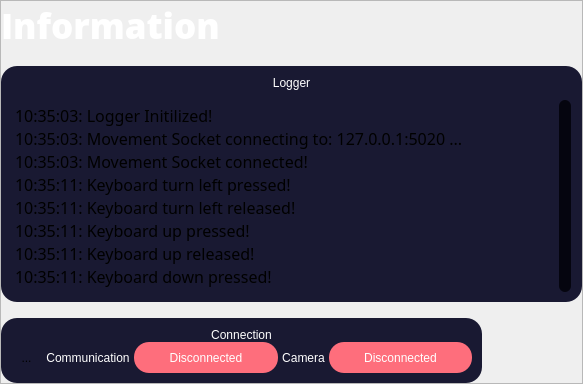
            <widget class="QFrame" name="Information_Frame">
             <property name="sizePolicy">
              <sizepolicy hsizetype="MinimumExpanding" vsizetype="Preferred">
               <horstretch>0</horstretch>
               <verstretch>0</verstretch>
              </sizepolicy>
             </property>
             <property name="minimumSize">
              <size>
               <width>583</width>
               <height>0</height>
              </size>
             </property>
             <property name="frameShape">
              <enum>QFrame::StyledPanel</enum>
             </property>
             <property name="frameShadow">
              <enum>QFrame::Raised</enum>
             </property>
             <layout class="QVBoxLayout" name="verticalLayout_11">
              <property name="spacing">
               <number>16</number>
              </property>
              <property name="leftMargin">
               <number>0</number>
              </property>
              <property name="topMargin">
               <number>0</number>
              </property>
              <property name="rightMargin">
               <number>0</number>
              </property>
              <property name="bottomMargin">
               <number>0</number>
              </property>
              <item>
               <widget class="QLabel" name="label_8">
                <property name="sizePolicy">
                 <sizepolicy hsizetype="Fixed" vsizetype="Minimum">
                  <horstretch>0</horstretch>
                  <verstretch>0</verstretch>
                 </sizepolicy>
                </property>
                <property name="font">
                 <font>
                  <family>Open Sans ExtraBold</family>
                  <pointsize>26</pointsize>
                  <weight>50</weight>
                  <italic>false</italic>
                  <bold>false</bold>
                 </font>
                </property>
                <property name="styleSheet">
                 <string notr="true">QLabel { 
color: white; 
font: 26pt  'Open Sans ExtraBold'; }</string>
                </property>
                <property name="text">
                 <string>Information</string>
                </property>
                <property name="scaledContents">
                 <bool>false</bool>
                </property>
               </widget>
              </item>
              <item>
               <widget class="QWidget" name="Logger_Widget" native="true">
                <property name="styleSheet">
                 <string notr="true">background-color: rgb(25, 25, 50);
border-radius: 16px;</string>
                </property>
                <layout class="QVBoxLayout" name="verticalLayout">
                 <property name="spacing">
                  <number>10</number>
                 </property>
                 <property name="leftMargin">
                  <number>10</number>
                 </property>
                 <property name="topMargin">
                  <number>10</number>
                 </property>
                 <property name="rightMargin">
                  <number>10</number>
                 </property>
                 <property name="bottomMargin">
                  <number>10</number>
                 </property>
                 <item alignment="Qt::AlignVCenter">
                  <widget class="QLabel" name="label_9">
                   <property name="styleSheet">
                    <string notr="true">QLabel { 
color: white; 
font: 16pt  'Open Sans'; }</string>
                   </property>
                   <property name="text">
                    <string>Logger</string>
                   </property>
                   <property name="alignment">
                    <set>Qt::AlignCenter</set>
                   </property>
                  </widget>
                 </item>
                 <item>
                  <layout class="QHBoxLayout" name="horizontalLayout">
                   <property name="spacing">
                    <number>2</number>
                   </property>
                   <item>
                    <widget class="QPlainTextEdit" name="loggerPlainTextEdit">
                     <property name="font">
                      <font>
                       <family>Roboto Mono for Powerline</family>
                       <pointsize>12</pointsize>
                      </font>
                     </property>
                     <property name="styleSheet">
                      <string notr="true">QTextEdit {
	border: 0px;
	/*font: 12pt  'Open Sans';*/ 
	color: white;
}</string>
                     </property>
                     <property name="verticalScrollBarPolicy">
                      <enum>Qt::ScrollBarAlwaysOff</enum>
                     </property>
                     <property name="horizontalScrollBarPolicy">
                      <enum>Qt::ScrollBarAlwaysOff</enum>
                     </property>
                     <property name="readOnly">
                      <bool>true</bool>
                     </property>
                     <property name="plainText">
                      <string>10:35:03: Logger Initilized!
10:35:03: Movement Socket connecting to: 127.0.0.1:5020 ...
10:35:03: Movement Socket connected!
10:35:11: Keyboard turn left pressed!
10:35:11: Keyboard turn left released!
10:35:11: Keyboard up pressed!
10:35:11: Keyboard up released!
10:35:11: Keyboard down pressed!
10:35:11: Keyboard down released!
10:35:12: Keyboard turn left pressed!
10:35:12: Keyboard turn left released!
10:35:12: Keyboard up pressed!
10:35:12: Keyboard up released!
10:35:12: Keyboard down pressed!
10:35:12: Keyboard down released!
10:35:13: Keyboard turn left pressed!
10:35:13: Keyboard turn left released!
10:35:13: Keyboard up pressed!
10:35:13: Keyboard up released!
10:35:13: Keyboard down pressed!
10:35:13: Keyboard down released!
10:35:13: Movement Socket reconnecting ...
10:35:12: Keyboard turn left pressed!
10:35:12: Keyboard turn left released!
10:35:12: Keyboard up pressed!
10:35:12: Keyboard up released!
10:35:12: Keyboard down pressed!
10:35:12: Keyboard down released!
</string>
                     </property>
                    </widget>
                   </item>
                   <item>
                    <widget class="QScrollBar" name="loggerVerticalScrollbar">
                     <property name="maximumSize">
                      <size>
                       <width>16</width>
                       <height>16777215</height>
                      </size>
                     </property>
                     <property name="cursor">
                      <cursorShape>PointingHandCursor</cursorShape>
                     </property>
                     <property name="styleSheet">
                      <string notr="true">  QScrollBar:vertical {
	background:  rgb(5, 5, 15);
	margin: 0 1 0 1;
	border-radius: 6px;
  }
  QScrollBar::handle:vertical {
	border-radius: 7px;
	background: qlineargradient(
		spread:pad, x1:0, y1:1, x2:0, y2:0,
		stop:0 rgba(117, 23, 248, 255), 
		stop:1 rgba(227, 35, 255, 255));
	min-height: 14px;
	margin: 0 -1 0 -1
  }
  QScrollBar::add-line:vertical {
	background: none;
	height: 0px;
	subcontrol-position: bottom;
	subcontrol-origin: margin;
  }

  QScrollBar::sub-line:vertical {
	background: none;
	height: 0px;
	subcontrol-position: top;
	subcontrol-origin: margin;
  }

  QScrollBar::add-page:vertical, QScrollBar::sub-page:vertical {
	background: none;
  }

</string>
                     </property>
                     <property name="orientation">
                      <enum>Qt::Vertical</enum>
                     </property>
                    </widget>
                   </item>
                  </layout>
                 </item>
                </layout>
               </widget>
              </item>
              <item>
               <widget class="QWidget" name="Connection_Widget" native="true">
                <property name="minimumSize">
                 <size>
                  <width>481</width>
                  <height>0</height>
                 </size>
                </property>
                <property name="maximumSize">
                 <size>
                  <width>481</width>
                  <height>16777215</height>
                 </size>
                </property>
                <property name="styleSheet">
                 <string notr="true">background-color: rgb(25, 25, 50);
border-radius: 16px;</string>
                </property>
                <layout class="QVBoxLayout" name="verticalLayout_8">
                 <property name="spacing">
                  <number>0</number>
                 </property>
                 <property name="leftMargin">
                  <number>10</number>
                 </property>
                 <property name="topMargin">
                  <number>10</number>
                 </property>
                 <property name="rightMargin">
                  <number>10</number>
                 </property>
                 <property name="bottomMargin">
                  <number>10</number>
                 </property>
                 <item>
                  <widget class="QLabel" name="label_15">
                   <property name="styleSheet">
                    <string notr="true">QLabel { 
color: white; 
font: 16pt  'Open Sans'; }</string>
                   </property>
                   <property name="text">
                    <string>Connection</string>
                   </property>
                   <property name="alignment">
                    <set>Qt::AlignCenter</set>
                   </property>
                  </widget>
                 </item>
                 <item>
                  <layout class="QHBoxLayout" name="horizontalLayout_6">
                   <property name="spacing">
                    <number>4</number>
                   </property>
                   <item>
                    <widget class="QToolButton" name="toolButton">
                     <property name="minimumSize">
                      <size>
                       <width>31</width>
                       <height>31</height>
                      </size>
                     </property>
                     <property name="cursor">
                      <cursorShape>PointingHandCursor</cursorShape>
                     </property>
                     <property name="styleSheet">
                      <string notr="true"> QToolButton {
	border: none;
	background-color: none;
 }</string>
                     </property>
                     <property name="text">
                      <string>...</string>
                     </property>
                     <property name="icon">
                      <iconset resource="resources.qrc">
                       <normaloff>:/svg/resources/Refresh.svg</normaloff>:/svg/resources/Refresh.svg</iconset>
                     </property>
                    </widget>
                   </item>
                   <item>
                    <widget class="QLabel" name="label_16">
                     <property name="sizePolicy">
                      <sizepolicy hsizetype="Fixed" vsizetype="Preferred">
                       <horstretch>0</horstretch>
                       <verstretch>0</verstretch>
                      </sizepolicy>
                     </property>
                     <property name="tabletTracking">
                      <bool>true</bool>
                     </property>
                     <property name="styleSheet">
                      <string notr="true">QLabel { 
color: white; 
font: 12pt  'Open Sans'; }</string>
                     </property>
                     <property name="text">
                      <string>Communication</string>
                     </property>
                     <property name="alignment">
                      <set>Qt::AlignCenter</set>
                     </property>
                    </widget>
                   </item>
                   <item>
                    <widget class="QPushButton" name="pushButton">
                     <property name="styleSheet">
                      <string notr="true"> QPushButton {
	border-radius: 15px;
	background-color:rgb(254, 110, 124);
	font: 10pt  'Open Sans'; 
	color: white;
	min-height: 31px;
	min-width: 114px;
 }

 QPushButton:pressed {
	background-color: rgb(110, 254, 116);
	color: white;
	font: 10pt  'Open Sans'; 
	min-height: 31px;
	min-width: 114px;
 }
</string>
                     </property>
                     <property name="text">
                      <string>Disconnected</string>
                     </property>
                    </widget>
                   </item>
                   <item>
                    <widget class="QLabel" name="label_17">
                     <property name="sizePolicy">
                      <sizepolicy hsizetype="Fixed" vsizetype="Preferred">
                       <horstretch>0</horstretch>
                       <verstretch>0</verstretch>
                      </sizepolicy>
                     </property>
                     <property name="tabletTracking">
                      <bool>true</bool>
                     </property>
                     <property name="styleSheet">
                      <string notr="true">QLabel { 
color: white; 
font: 12pt  'Open Sans'; }</string>
                     </property>
                     <property name="text">
                      <string>Camera</string>
                     </property>
                     <property name="alignment">
                      <set>Qt::AlignCenter</set>
                     </property>
                    </widget>
                   </item>
                   <item>
                    <widget class="QPushButton" name="pushButton_2">
                     <property name="styleSheet">
                      <string notr="true"> QPushButton {
	border-radius: 15px;
	background-color:rgb(254, 110, 124);
	font: 10pt  'Open Sans'; 
	color: white;
	min-height: 31px;
	min-width: 114px;
 }

 QPushButton:pressed {
	background-color: rgb(110, 254, 116);
	color: white;
	font: 10pt  'Open Sans'; 
	min-height: 31px;
	min-width: 114px;
 }
</string>
                     </property>
                     <property name="text">
                      <string>Disconnected</string>
                     </property>
                    </widget>
                   </item>
                  </layout>
                 </item>
                </layout>
               </widget>
              </item>
             </layout>
            </widget>
